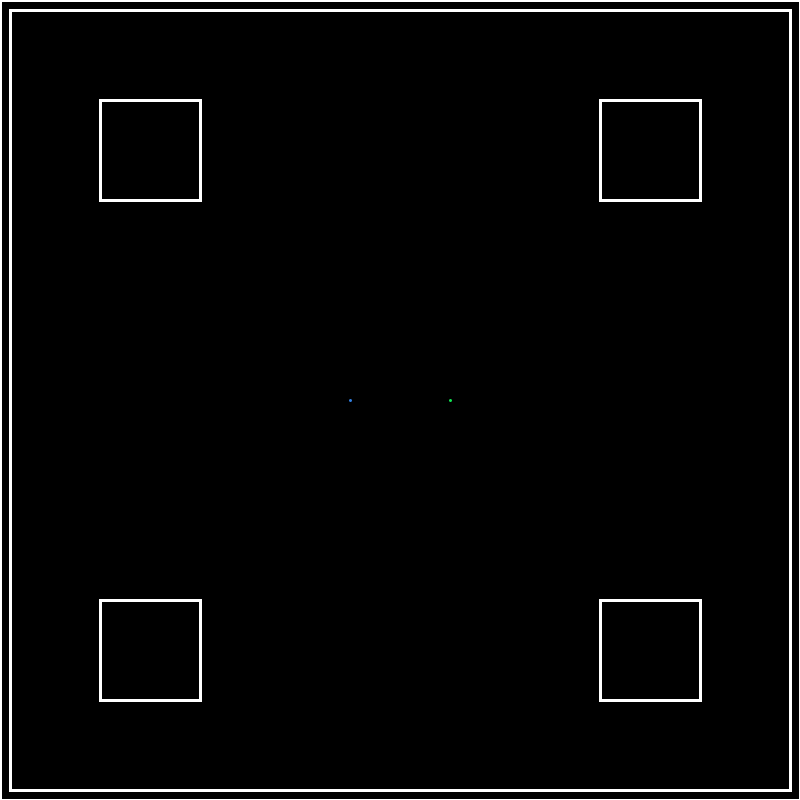
Frame 1 (no input)
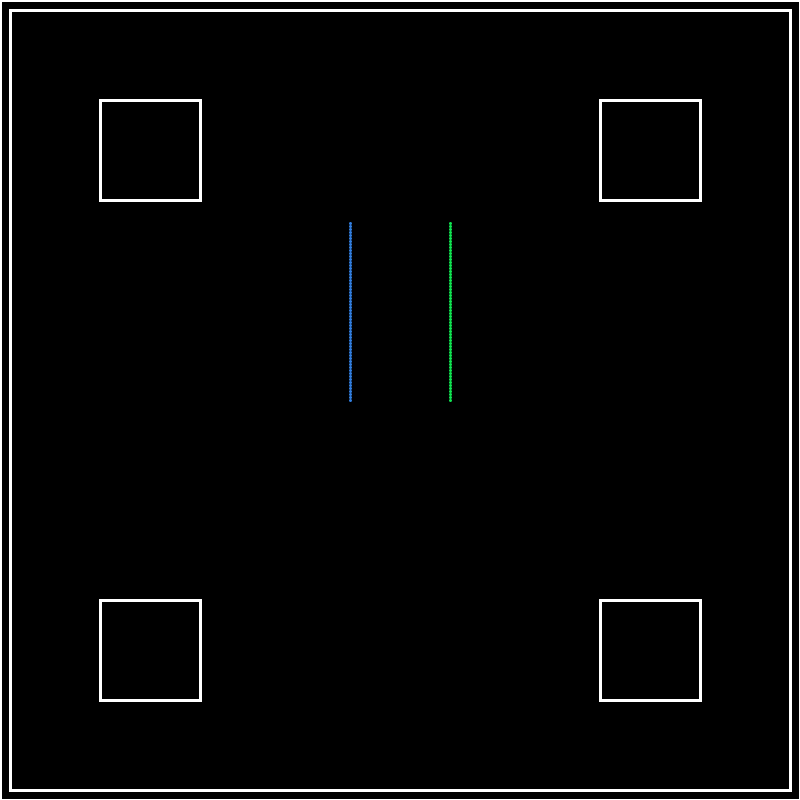
Frame 60 (the mouse pressed at the canvas centre just before this capture)
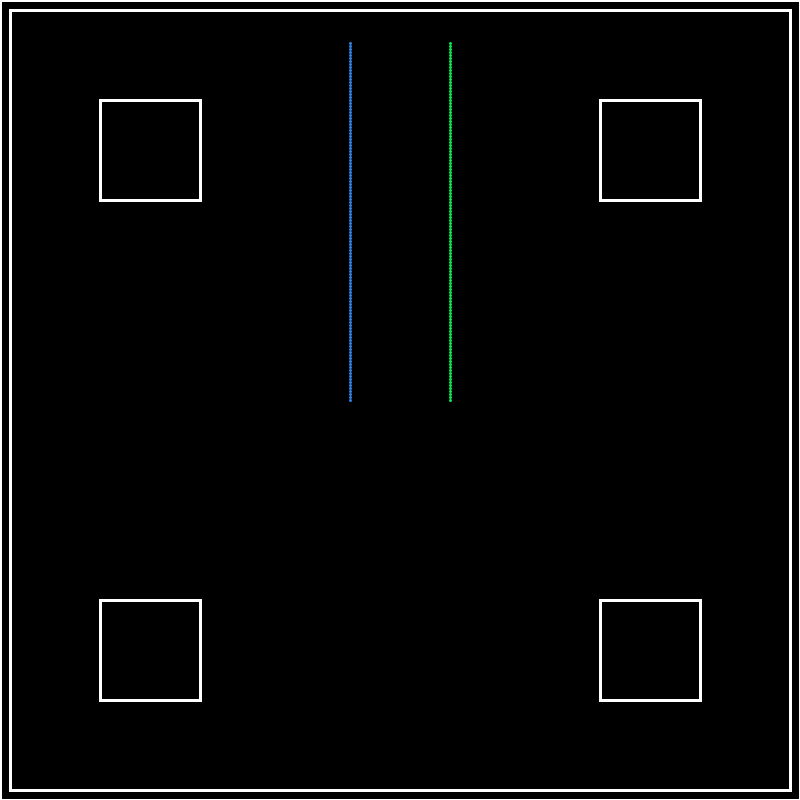
Frame 120 (the mouse held since frame 60 and released just before this capture)

The Processing sketch that drew these frames (run headless with seeded random() and noise(); from frame 60 on, the mouse is pressed at the canvas centre):

// Processing sketch: processing_78194
// ── processing_78194.pde

// Lucky Lui computer prog 1 mods 14-15

int x=350;
int y=400;
int compx=450;
int compy=400;
int direction=UP;
int compDirection=UP;
boolean gameOver=false;

void setup()
{
  size(800, 800);
  background(0);
  frameRate(40);
}
void draw()
{
  noFill();
  stroke(255);
  strokeWeight(3);
  rect(100, 100, 100, 100);
  rect(100, 600, 100, 100);
  rect(600, 100, 100, 100);
  rect(600, 600, 100, 100);
  rect(0, 0, 800, 800);
  rect(10, 10, 780, 780);
  
  if (gameOver==false)
  {
  human();
  computer();
  }
}


void human()
{


  if (get(x, y) != color(0))
  {
    gameOver=true;
  }

  fill(50, 128, 227);
  stroke(50, 128, 227);
  strokeWeight(3);
  point(x, y);

  if (gameOver==true)
  {
    fill(255);
    textSize(100);
    text ("You Lose", 150, 400);
  }


  //up
  else if (direction==UP)

  {
    y-=3;
  }

  //down
  else if (direction==LEFT)
  {
    x-=3;
  }

  //right
  else if (direction==RIGHT)
  {
    x+=3;
  }

  //downn
  else if (direction==DOWN)
  {
    y+=3;
  }
}


void keyPressed()
{
  if ( key=='a')
  {
    direction=LEFT;
  }
  if (key=='d')
  {
    direction=RIGHT;
  }
  if (key=='w')
  {
    direction=UP;
  }
  if (key=='s')
  {
    direction=DOWN;
  }
}

void computer()
{
  if (get (compx, compy) != color(0))
  {
    gameOver=true;
    textSize(100);
    fill(255);
    text("You Win",150,400);
  }
//  if (gameOver==true)
//  {
//    textSize(100);
//    fill(255);
//    text("You Win",150,400);
//  }
else
{
  fill(16, 232, 82);
  stroke(16, 232, 82);
  strokeWeight(3);
  point(compx, compy);

  if (compDirection==UP)
  {
    compy=compy-3;
 
  if (get(compx, compy-3) != color(0))
  {
    compDirection=RIGHT;
  }
  }
  else  if (compDirection==RIGHT)
  {
    compx=compx+3;
  if (get(compx+3, compy) != color(0))
  {
    compDirection=DOWN;
  }
  }
  else if (compDirection==LEFT)
  {
    compx=compx-3;
  if (get(compx-3, compy) != color(0))
  {
    compDirection=UP;
  }
  }
  else if (compDirection==DOWN)
  {
    compy=compy+3;

  if (get(compx,compy+3) != color(0))
  {
    compDirection=LEFT;
  }
  }
}
}
